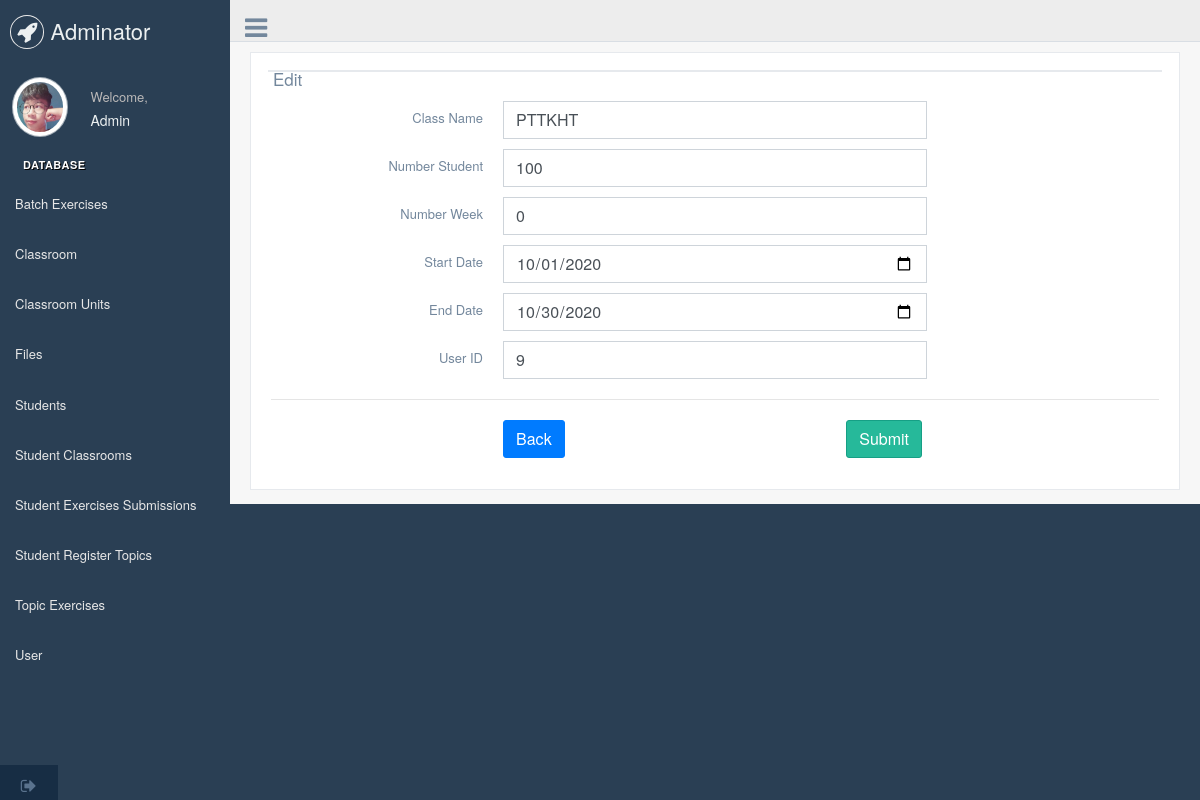
Screenshot of /InsideSite/manageDatabase.php?page=class_rooms&&edit=1 (signed in) with the database file from the repository.
### tables this page shows
CREATE TABLE `class_rooms` (
  `id` bigint(20) NOT NULL,
  `class_name` varchar(255) DEFAULT NULL,
  `number_student` int(11) DEFAULT NULL,
  `number_week` int(11) DEFAULT NULL,
  `start_date` date DEFAULT NULL,
  `end_date` date DEFAULT NULL,
  `user_id` bigint(20) DEFAULT NULL,
  `status` int(11) DEFAULT NULL,
  `created_by` bigint(20) DEFAULT NULL,
  `created_at` timestamp NOT NULL DEFAULT CURRENT_TIMESTAMP ON UPDATE CURRENT_TIMESTAMP,
  `updated_by` bigint(20) DEFAULT NULL,
  `updated_at` timestamp NOT NULL DEFAULT '0000-00-00 00:00:00',
  `deleted_by` bigint(20) DEFAULT NULL,
  `deleted_at` timestamp NOT NULL DEFAULT '0000-00-00 00:00:00'
);

### InsideSite/editDB/class_rooms_editDP.php (the view)
<div class="container body">
	<div class="main_container">
		<div class="right_col" role="main">
			<div class="">
				<div class="row">
					<div class="col-md-12 col-sm-12 ">
						<div class="x_panel">
							<div class="x_title">
								<h2>Edit</h2>
								</div>
									<div class="x_content">
									<form id="demo-form2" data-parsley-validate class="form-horizontal form-label-left" action="#" method="post">
										<div class="item form-group">
											<label class="col-form-label col-md-3 col-sm-3 label-align" for="className">Class Name </label>
											<div class="col-md-6 col-sm-6 ">
												<input type="text" name="className" class="form-control" value="<?php echo $profile['class_name'] ?>">
											</div>
										</div>
										<div class="item form-group">
											<label class="col-form-label col-md-3 col-sm-3 label-align" for="numberStudent">Number Student </label>
											<div class="col-md-6 col-sm-6 ">
												<input type="text" name="numberStudent" class="form-control" value="<?php echo $profile['number_student'] ?>">
											</div>
										</div>
										<div class="item form-group">
											<label class="col-form-label col-md-3 col-sm-3 label-align" for="numberWeek">Number Week </label>
											<div class="col-md-6 col-sm-6 ">
												<input type="text" name="numberWeek" class="form-control" value="<?php echo $profile['number_week'] ?>">
											</div>
										</div>
										<div class="item form-group">
											<label for="middle-name" class="col-form-label col-md-3 col-sm-3 label-align">Start Date </label>
											<div class="col-md-6 col-sm-6 ">
												<input type="date" name="startDate" class="form-control" value="<?php echo $profile['start_date'] ?>">
											</div>
										</div>
										<div class="item form-group">
											<label for="address" class="col-form-label col-md-3 col-sm-3 label-align">End Date</label>
											<div class="col-md-6 col-sm-6 ">
												<input type="date" name="endDate" class="form-control" value="<?php echo $profile['end_date'] ?>">
											</div>
										</div>
										<div class="item form-group">
											<label for="address" class="col-form-label col-md-3 col-sm-3 label-align">User ID</label>
											<div class="col-md-6 col-sm-6 ">
												<input type="text" name="userId" class="form-control" value="<?php echo $profile['user_id'] ?>">
											</div>
										</div>
										<div class="ln_solid"></div>
										<div class="item form-group">
											<div class="col-md-6 col-sm-6 offset-md-3">
												<a href="manageDatabase.php?page=class_rooms" class="btn btn-primary ">Back</a>
												<button type="submit" name="saveProfile" class="btn btn-success pull-right">Submit</button>
											</div>
										</div>
									</form>
									</div>
								</div>
							</div>
						</div>
					</div>
				</div>
			</div>
		</div>
	</div>
</div>

### rows the page displays
class_rooms: className "PTTKHT", numberStudent "100", numberWeek "0", startDate "10/01/2020", endDate "10/30/2020", userId "9"
